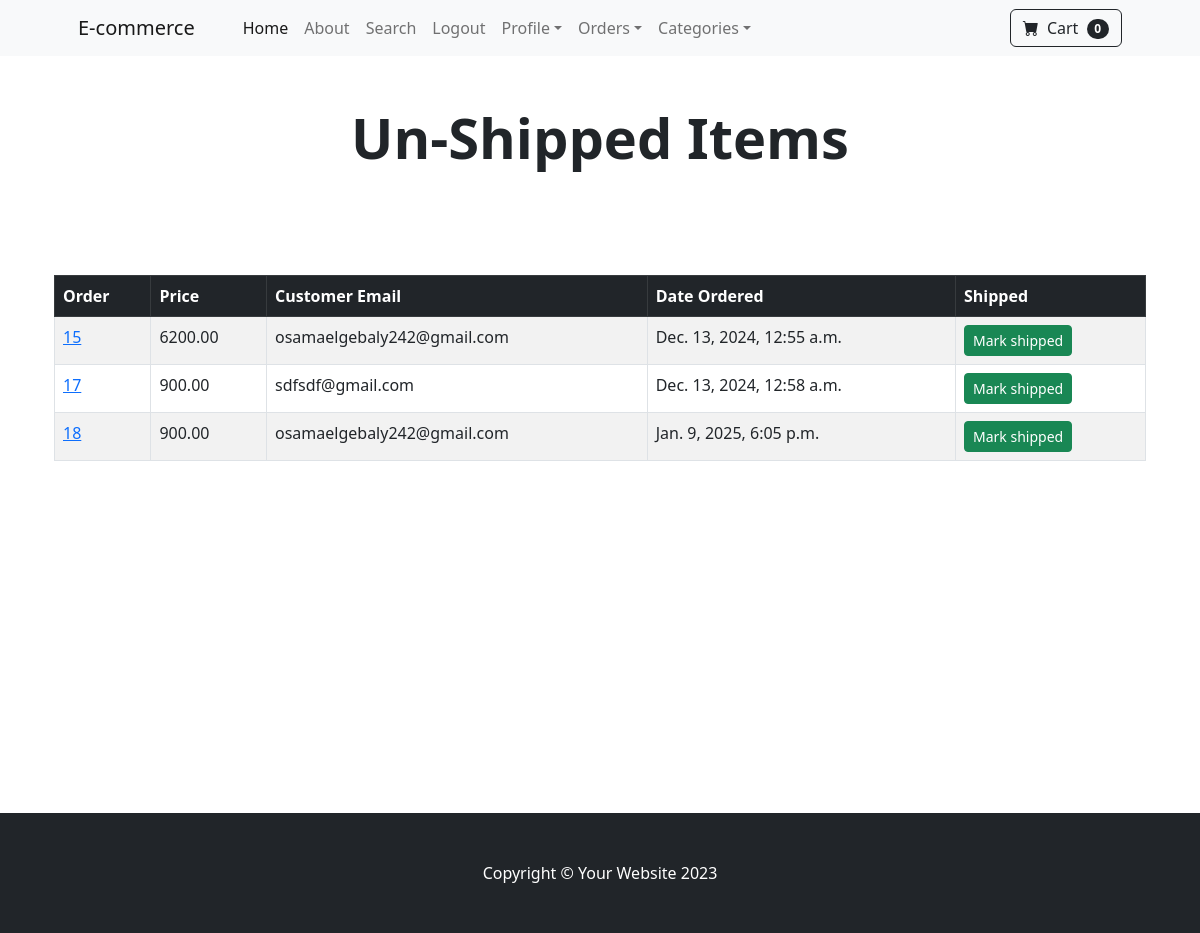
The app's page /payment/not_shipped_dath/ (signed in) with its own data.
### payment/models.py (models this page shows, shortened)
class Order(models.Model):
    user = models.ForeignKey(User,on_delete=models.CASCADE,null=True,blank=True)
    full_name = models.CharField(max_length=255)
    email = models.EmailField(max_length=250)
    shipping_address = models.TextField(max_length=20000)
    amount_paid = models.DecimalField(decimal_places=2,max_digits=10)
    date_ordered = models.DateTimeField(auto_now_add=True)
    shipped = models.BooleanField(default=False)
    date_shipped = models.DateTimeField(blank=True,null=True)

### payment/views.py (the view, shortened to what this page needs)
# urls.py: path('not_shipped_dath/',views.not_shipped_dash,name='not_shipped_dash'),
def not_shipped_dash(request):
     if request.user.is_authenticated and request.user.is_superuser:
          orders = Order.objects.filter(shipped=False)
          return render(request,'payment/not_shipped_dash.html',{'orders':orders})
     else:
          messages.success(request,'Access Denied ')
          return redirect('home')

### cart/cart.py (called while the page is built)
    def __len__(self):
        return len(self.cart)

### cart/context_processors.py (called while the page is built)
def cart(request):
    return {'cart':Cart(request)}

def categories(request):
    categories = Category.objects.all()
    return {'categories':categories}

### payment/templates/payment/not_shipped_dash.html (shortened to what this page needs)
{% extends "base.html" %}
{% block content %}
<header class=" py-5">
    <div class="container">
        <div class="text-center">
            <h1 class="display-4 fw-bolder">Un-Shipped Items </h1>
        </div>
    </div>
</header>
<br><br>
<div class="container">
    <div class="container">
        <table class="table table-striped table-hover table-bordered ">
            <thead class='table-dark'>
              <tr>
                <th scope="col">Order</th>
                <th scope="col">Price</th>
                <th scope="col">Customer Email</th>
                <th scope="col">Date Ordered </th>
                <th scope="col">Shipped </th>
              </tr>
            </thead>
            <tbody>
            {% for order in orders %}
               <tr>
                <td ><a href="{% url "orders" order.id %} ">{{order.id}}</td></a>
                <td>{{order.amount_paid}}</td>
                <td>{{order.email}} </td>
                <td>{{order.date_ordered}} </td>
                <td>
                  <form method='POST'>
                    <button type='submin' class='btn btn-success btn-sm'>Mark shipped</button>
                  </form>
                </td>
              </tr>
            {% endfor %}
            </tbody>
          </table>
    </div>
</div>
  <br><br><br><br><br><br>
<br><br><br><br><br><br><br><br>
{% endblock content %}

### records on screen
Order: id "15", amount_paid "6200.00", email "osamaelgebaly242@gmail.com", date_ordered "Dec. 13, 2024, 12:55 a.m."
Order: id "17", amount_paid "900.00", email "sdfsdf@gmail.com", date_ordered "Dec. 13, 2024, 12:58 a.m."
Order: id "18", amount_paid "900.00", email "osamaelgebaly242@gmail.com", date_ordered "Jan. 9, 2025, 6:05 p.m."

### other values on screen
{{ cart|length }} "0"
